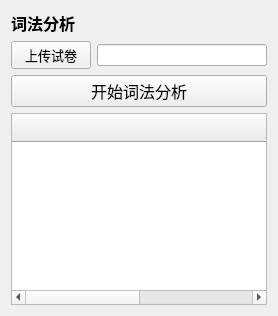
       <widget class="QWidget" name="pageScanner">
        <layout class="QVBoxLayout" name="verticalLayout_10">
         <item>
          <widget class="QLabel" name="label_4">
           <property name="font">
            <font>
             <family>微软雅黑</family>
             <pointsize>12</pointsize>
             <weight>75</weight>
             <bold>true</bold>
            </font>
           </property>
           <property name="text">
            <string>词法分析</string>
           </property>
          </widget>
         </item>
         <item>
          <layout class="QHBoxLayout" name="horizontalLayout_3">
           <item>
            <widget class="QPushButton" name="uploadBtn">
             <property name="font">
              <font>
               <family>微软雅黑</family>
               <pointsize>10</pointsize>
              </font>
             </property>
             <property name="text">
              <string>上传试卷</string>
             </property>
            </widget>
           </item>
           <item>
            <widget class="QLineEdit" name="uploadDisplay">
             <property name="readOnly">
              <bool>true</bool>
             </property>
            </widget>
           </item>
          </layout>
         </item>
         <item>
          <widget class="QPushButton" name="startScannerBtn">
           <property name="font">
            <font>
             <family>微软雅黑</family>
             <pointsize>12</pointsize>
            </font>
           </property>
           <property name="text">
            <string>开始词法分析</string>
           </property>
          </widget>
         </item>
         <item>
          <widget class="QTableWidget" name="lexemeTbl">
           <property name="font">
            <font>
             <family>微软雅黑</family>
             <pointsize>10</pointsize>
            </font>
           </property>
           <property name="editTriggers">
            <set>QAbstractItemView::NoEditTriggers</set>
           </property>
           <attribute name="horizontalHeaderMinimumSectionSize">
            <number>568</number>
           </attribute>
           <attribute name="horizontalHeaderDefaultSectionSize">
            <number>568</number>
           </attribute>
           <column>
            <property name="text">
             <string>单词</string>
            </property>
            <property name="font">
             <font>
              <family>微软雅黑</family>
              <pointsize>12</pointsize>
             </font>
            </property>
           </column>
           <column>
            <property name="text">
             <string>类型</string>
            </property>
            <property name="font">
             <font>
              <family>微软雅黑</family>
              <pointsize>12</pointsize>
             </font>
            </property>
           </column>
          </widget>
         </item>
        </layout>
       </widget>
